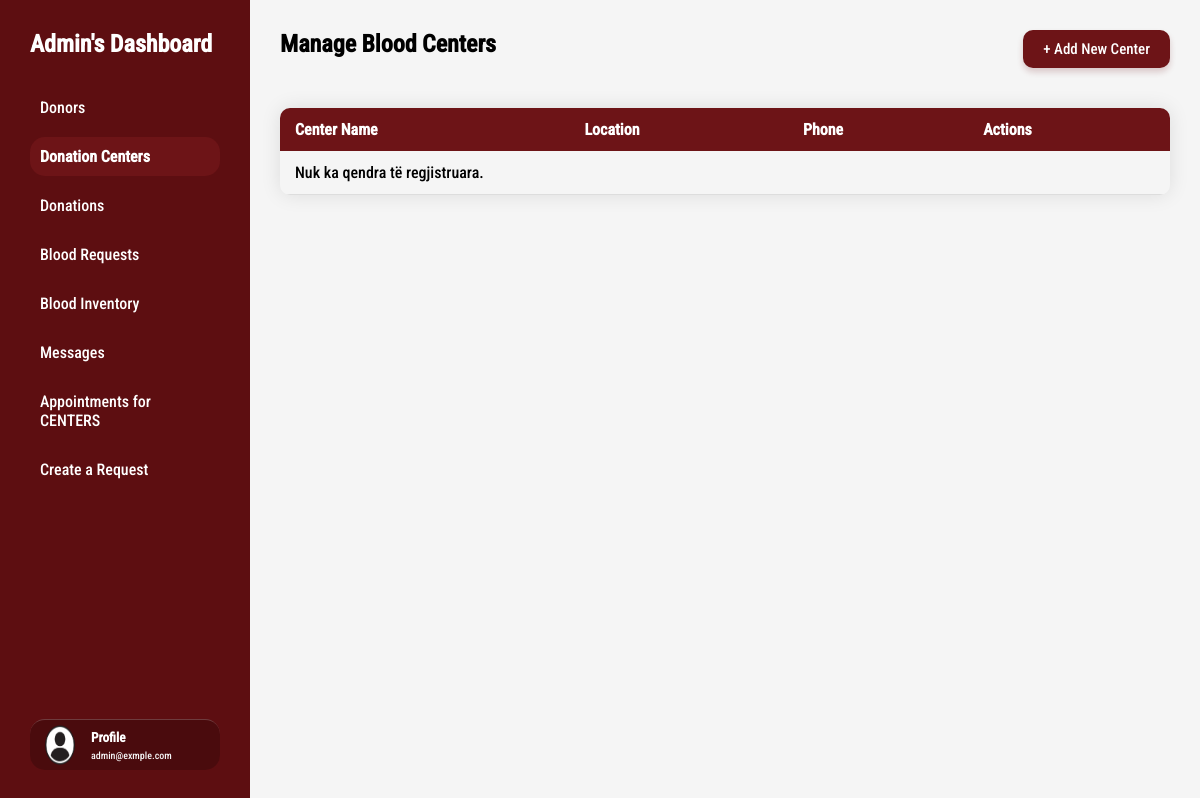
The page /dashboard/index.php?page=donationCenters on the database as committed earlier.
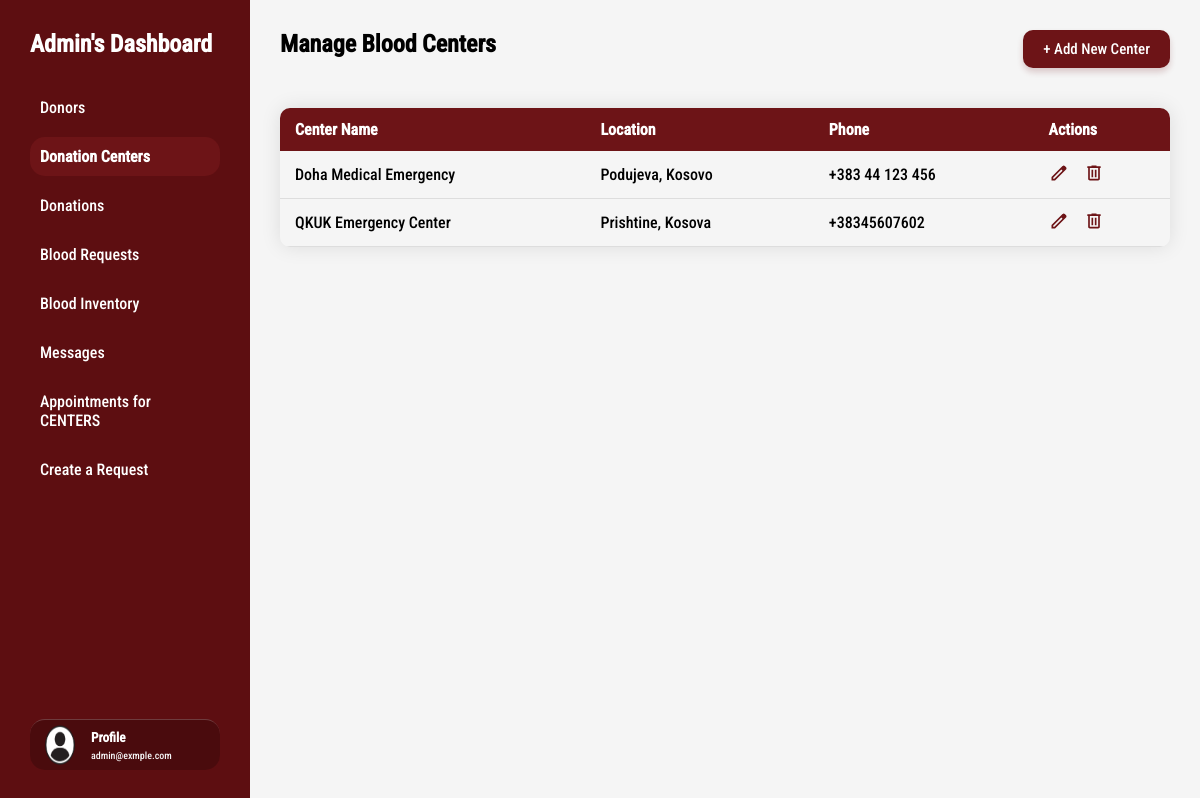
The same page on the database as committed later.
### tables this page shows
CREATE TABLE `blood_centers` (
  `id` int(11) NOT NULL,
  `center_name` varchar(100) NOT NULL,
  `img_src` varchar(255) DEFAULT NULL,
  `city` varchar(100) NOT NULL,
  `phone_number` varchar(50) DEFAULT NULL,
  `description` text DEFAULT NULL,
  `map_link` text DEFAULT NULL
);

### config.php (called while the page is built)
<?php
class Database {
    private $host = 'localhost';
    private $dbname = 'blood_bank_management_system';
    private $username = 'root';
    private $password = '';
    private $conn;
    public function __construct() {
        try {
            $dsn = "mysql:host={$this->host};dbname={$this->dbname}";
            $this->conn = new PDO($dsn, $this->username, $this->password);
            $this->conn->setAttribute(PDO::ATTR_ERRMODE, PDO::ERRMODE_EXCEPTION);
        } catch(PDOException $e) {
            die("Connection failed: " . $e->getMessage());
        }
    }
    public function getConnection(): PDO {
        return $this->conn;
    }
}
?>

### crud/user/userLogic.php (called while the page is built, shortened)
<?php
class User {
    private $conn;
    private $centers_table = 'blood_centers';
    public function __construct($db) {
        $this->conn = $db;
    }
public function getAllCenters() {
    $sql = "SELECT * FROM {$this->centers_table}";
    $stmt = $this->conn->prepare($sql);
    $stmt->execute();
    return $stmt->fetchAll(PDO::FETCH_ASSOC);
}
}
?>

### dashboard/dashboardPages/donationCenters.php (the view, shortened to what this page needs)
<?php
include "../config.php";
include "../crud/user/userLogic.php";
 $db = new Database();
 $user = new User($db->getConnection());
 ?>
<div class="bloodCenterContainer">
    <div class="headerContainer">
        <h2>Manage Blood Centers</h2>
        <button class="btnAdd" onclick="openCenterModal()">+ Add New Center</button>
    </div>
    <table class="styledTable">
        <thead>
            <tr>
                <th>Center Name</th>
                <th>Location</th>
                <th>Phone</th>
                <th>Actions</th>
            </tr>
        </thead>
        <tbody>
            <tbody>
    <?php
    $centers = $user->getAllCenters();
    if ($centers) {
        foreach ($centers as $center) {
            ?>
            <tr>
                <td><?php echo $center['center_name']; ?></td>
                <td><?php echo $center['city']; ?></td>
                <td><?php echo $center['phone_number']; ?></td>
                <td class="actionsColumn">
                    <button class="btn" onclick="openEditCenterModal(<?php echo $center['id']; ?>)">
                        <img src="../images/svg/editIcon.svg" alt="Edit">
                    </button>
                    <button class="btn" onclick="confirmDelete(<?php echo $center['id']; ?>)">
                        <img src="../images/svg/deleteIcon.svg" alt="Delete">
                    </button>
                </td>
            </tr>
            <?php
        }
    } else {
        echo "<tr><td colspan='4'>Nuk ka qendra të regjistruara.</td></tr>";
    }
    ?>
</tbody>
        </tbody>
    </table>
</div>

Rows that differ between the two databases and show on the page:
added blood_centers: center_name "Doha Medical Emergency", city "Podujeva, Kosovo", phone_number "+383 44 123 456"
added blood_centers: center_name "QKUK Emergency Center", city "Prishtine, Kosova", phone_number "+38345607602"
Other text that changed with them:
text no longer shown: "Nuk ka qendra të regjistruara."
